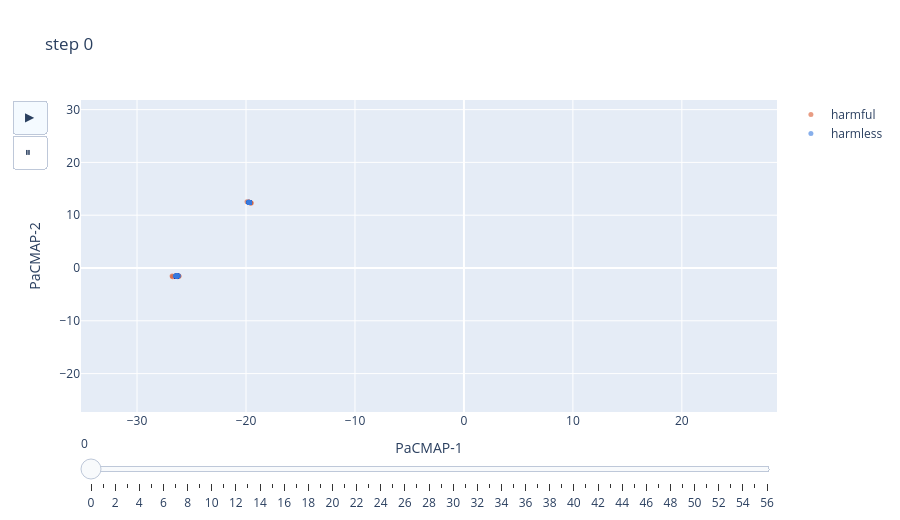

The notebook cell this image was saved under:
### Code cell
import numpy as np, torch, plotly.graph_objects as go
import pacmap

def scatter_drawer(harmful, harmless):
    H = harmful.float().cpu().numpy()
    L = harmless.float().cpu().numpy()
    n, S, D = H.shape
    X = np.concatenate([H, L], axis=0)          # [2n, S, D]  (first n = harmful)

    # ONE PaCMAP fit over all points/steps -> consistent 2D coords for every frame
    flat = X.reshape(-1, D)                      # [2n*S, D]
    emb = pacmap.PaCMAP(n_components=2, verbose=False).fit_transform(flat)
    coords = emb.reshape(2*n, S, 2)             # [2n, S, 2]

    pad = 0.05 * (coords.max() - coords.min())
    xr = [coords[...,0].min()-pad, coords[...,0].max()+pad]
    yr = [coords[...,1].min()-pad, coords[...,1].max()+pad]

    def pts(s):
        h, l = coords[:n, s], coords[n:, s]
        return [go.Scatter(x=h[:,0], y=h[:,1], mode="markers", name="harmful",
                           marker=dict(size=5, color="#D85A30", opacity=.6)),
                go.Scatter(x=l[:,0], y=l[:,1], mode="markers", name="harmless",
                           marker=dict(size=5, color="#377ADD", opacity=.6))]

    fig = go.Figure(data=pts(0),
                    frames=[go.Frame(name=str(s), data=pts(s),
                                     layout=go.Layout(title=f"step {s}")) for s in range(S)])
    fig.update_xaxes(range=xr, title="PaCMAP-1"); fig.update_yaxes(range=yr, title="PaCMAP-2")
    fig.update_layout(title="step 0", height=520,
        sliders=[dict(steps=[dict(method="animate", label=str(s),
                                  args=[[str(s)], {"mode":"immediate","frame":{"duration":0}}]) for s in range(S)])],
        updatemenus=[dict(type="buttons", buttons=[
            dict(label="▶", method="animate", args=[None, {"frame":{"duration":120},"fromcurrent":True}]),
            dict(label="⏸", method="animate", args=[[None], {"mode":"immediate"}])])])
    return fig

fig = scatter_drawer(harmful_journeys, harmless_journeys)
fig.show()
# fig.write_html("scatter_pacmap.html")

### Figure 1 — Plotly figure (JSON) as saved in the notebook; plotly's stock layout.template omitted (floating-point values rounded to 4 significant figures; data arrays with more than 128 entries replaced by an {"elided": "..."} marker saying what was removed)
{"data": [{"marker": {"color": "#D85A30", "opacity": 0.6, "size": 5}, "mode": "markers", "name": "harmful", "type": "scatter", "x": {"elided": "256 float values"}, "y": {"elided": "256 float values"}}, {"marker": {"color": "#377ADD", "opacity": 0.6, "size": 5}, "mode": "markers", "name": "harmless", "type": "scatter", "x": {"elided": "256 float values"}, "y": {"elided": "256 float values"}}], "layout": {"height": 520, "sliders": [{"steps": [{"args": [["0"], {"frame": {"duration": 0}, "mode": "immediate"}], "label": "0", "method": "animate"}, {"args": [["1"], {"frame": {"duration": 0}, "mode": "immediate"}], "label": "1", "method": "animate"}, {"args": [["2"], {"frame": {"duration": 0}, "mode": "immediate"}], "label": "2", "method": "animate"}, {"args": [["3"], {"frame": {"duration": 0}, "mode": "immediate"}], "label": "3", "method": "animate"}, {"args": [["4"], {"frame": {"duration": 0}, "mode": "immediate"}], "label": "4", "method": "animate"}, {"args": [["5"], {"frame": {"duration": 0}, "mode": "immediate"}], "label": "5", "method": "animate"}, {"args": [["6"], {"frame": {"duration": 0}, "mode": "immediate"}], "label": "6", "method": "animate"}, {"args": [["7"], {"frame": {"duration": 0}, "mode": "immediate"}], "label": "7", "method": "animate"}, {"args": [["8"], {"frame": {"duration": 0}, "mode": "immediate"}], "label": "8", "method": "animate"}, {"args": [["9"], {"frame": {"duration": 0}, "mode": "immediate"}], "label": "9", "method": "animate"}, {"args": [["10"], {"frame": {"duration": 0}, "mode": "immediate"}], "label": "10", "method": "animate"}, {"args": [["11"], {"frame": {"duration": 0}, "mode": "immediate"}], "label": "11", "method": "animate"}, {"args": [["12"], {"frame": {"duration": 0}, "mode": "immediate"}], "label": "12", "method": "animate"}, {"args": [["13"], {"frame": {"duration": 0}, "mode": "immediate"}], "label": "13", "method": "animate"}, {"args": [["14"], {"frame": {"duration": 0}, "mode": "immediate"}], "label": "14", "method": "animate"}, {"args": [["15"], {"frame": {"duration": 0}, "mode": "immediate"}], "label": "15", "method": "animate"}, {"args": [["16"], {"frame": {"duration": 0}, "mode": "immediate"}], "label": "16", "method": "animate"}, {"args": [["17"], {"frame": {"duration": 0}, "mode": "immediate"}], "label": "17", "method": "animate"}, {"args": [["18"], {"frame": {"duration": 0}, "mode": "immediate"}], "label": "18", "method": "animate"}, {"args": [["19"], {"frame": {"duration": 0}, "mode": "immediate"}], "label": "19", "method": "animate"}, {"args": [["20"], {"frame": {"duration": 0}, "mode": "immediate"}], "label": "20", "method": "animate"}, {"args": [["21"], {"frame": {"duration": 0}, "mode": "immediate"}], "label": "21", "method": "animate"}, {"args": [["22"], {"frame": {"duration": 0}, "mode": "immediate"}], "label": "22", "method": "animate"}, {"args": [["23"], {"frame": {"duration": 0}, "mode": "immediate"}], "label": "23", "method": "animate"}, {"args": [["24"], {"frame": {"duration": 0}, "mode": "immediate"}], "label": "24", "method": "animate"}, {"args": [["25"], {"frame": {"duration": 0}, "mode": "immediate"}], "label": "25", "method": "animate"}, {"args": [["26"], {"frame": {"duration": 0}, "mode": "immediate"}], "label": "26", "method": "animate"}, {"args": [["27"], {"frame": {"duration": 0}, "mode": "immediate"}], "label": "27", "method": "animate"}, {"args": [["28"], {"frame": {"duration": 0}, "mode": "immediate"}], "label": "28", "method": "animate"}, {"args": [["29"], {"frame": {"duration": 0}, "mode": "immediate"}], "label": "29", "method": "animate"}, {"args": [["30"], {"frame": {"duration": 0}, "mode": "immediate"}], "label": "30", "method": "animate"}, {"args": [["31"], {"frame": {"duration": 0}, "mode": "immediate"}], "label": "31", "method": "animate"}, {"args": [["32"], {"frame": {"duration": 0}, "mode": "immediate"}], "label": "32", "method": "animate"}, {"args": [["33"], {"frame": {"duration": 0}, "mode": "immediate"}], "label": "33", "method": "animate"}, {"args": [["34"], {"frame": {"duration": 0}, "mode": "immediate"}], "label": "34", "method": "animate"}, {"args": [["35"], {"frame": {"duration": 0}, "mode": "immediate"}], "label": "35", "method": "animate"}, {"args": [["36"], {"frame": {"duration": 0}, "mode": "immediate"}], "label": "36", "method": "animate"}, {"args": [["37"], {"frame": {"duration": 0}, "mode": "immediate"}], "label": "37", "method": "animate"}, {"args": [["38"], {"frame": {"duration": 0}, "mode": "immediate"}], "label": "38", "method": "animate"}, {"args": [["39"], {"frame": {"duration": 0}, "mode": "immediate"}], "label": "39", "method": "animate"}, {"args": [["40"], {"frame": {"duration": 0}, "mode": "immediate"}], "label": "40", "method": "animate"}, {"args": [["41"], {"frame": {"duration": 0}, "mode": "immediate"}], "label": "41", "method": "animate"}, {"args": [["42"], {"frame": {"duration": 0}, "mode": "immediate"}], "label": "42", "method": "animate"}, {"args": [["43"], {"frame": {"duration": 0}, "mode": "immediate"}], "label": "43", "method": "animate"}, {"args": [["44"], {"frame": {"duration": 0}, "mode": "immediate"}], "label": "44", "method": "animate"}, {"args": [["45"], {"frame": {"duration": 0}, "mode": "immediate"}], "label": "45", "method": "animate"}, {"args": [["46"], {"frame": {"duration": 0}, "mode": "immediate"}], "label": "46", "method": "animate"}, {"args": [["47"], {"frame": {"duration": 0}, "mode": "immediate"}], "label": "47", "method": "animate"}, {"args": [["48"], {"frame": {"duration": 0}, "mode": "immediate"}], "label": "48", "method": "animate"}, {"args": [["49"], {"frame": {"duration": 0}, "mode": "immediate"}], "label": "49", "method": "animate"}, {"args": [["50"], {"frame": {"duration": 0}, "mode": "immediate"}], "label": "50", "method": "animate"}, {"args": [["51"], {"frame": {"duration": 0}, "mode": "immediate"}], "label": "51", "method": "animate"}, {"args": [["52"], {"frame": {"duration": 0}, "mode": "immediate"}], "label": "52", "method": "animate"}, {"args": [["53"], {"frame": {"duration": 0}, "mode": "immediate"}], "label": "53", "method": "animate"}, {"args": [["54"], {"frame": {"duration": 0}, "mode": "immediate"}], "label": "54", "method": "animate"}, {"args": [["55"], {"frame": {"duration": 0}, "mode": "immediate"}], "label": "55", "method": "animate"}, {"args": [["56"], {"frame": {"duration": 0}, "mode": "immediate"}], "label": "56", "method": "animate"}]}], "title": {"text": "step 0"}, "updatemenus": [{"buttons": [{"args": [null, {"frame": {"duration": 120}, "fromcurrent": true}], "label": "▶", "method": "animate"}, {"args": [[null], {"mode": "immediate"}], "label": "⏸", "method": "animate"}], "type": "buttons"}], "xaxis": {"range": [-35.14, 28.73], "title": {"text": "PaCMAP-1"}}, "yaxis": {"range": [-27.27, 31.82], "title": {"text": "PaCMAP-2"}}}}
